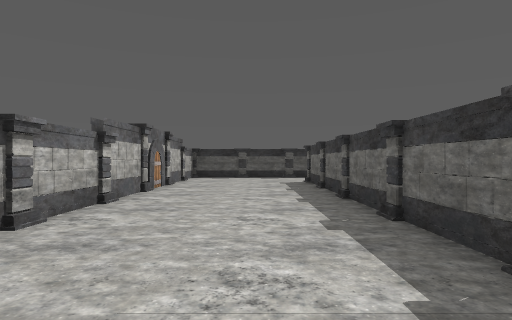
view 1 (above)

13 first-person views from a walk through a Unity game level. The camera is 1.4 m above the floor, looks level and sees 75° across. The floor is counted in squares, 2 m on a side. Each view is taken from the middle of a square. On the plan, view 1 faces up. The plan holds only what a view shows up to about 10 squares ahead; the rest is blank. The place goes on beyond the plan. Some surface patterns are stand-ins.

view 2
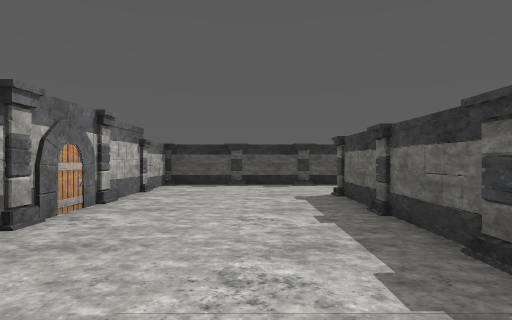

view 3
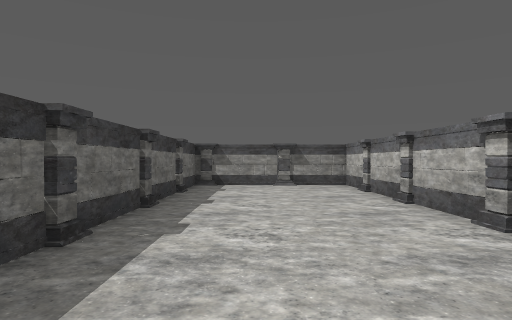

view 4
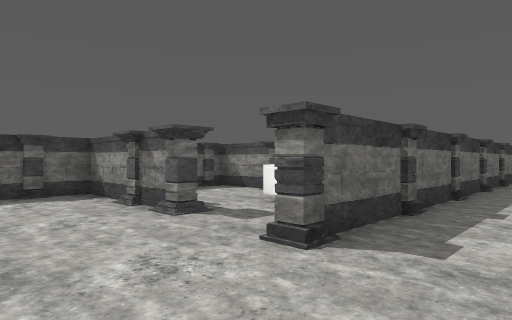

view 5
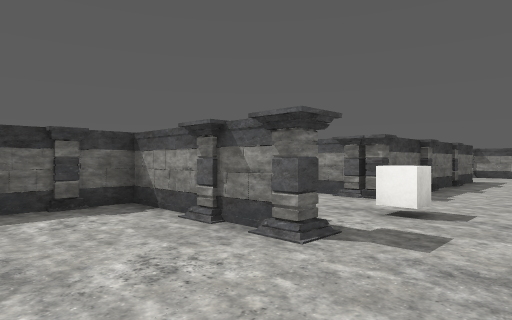

view 6
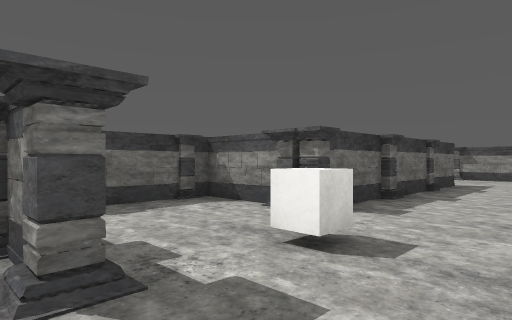

view 7
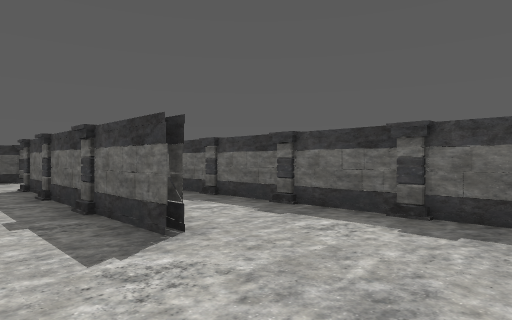

view 8
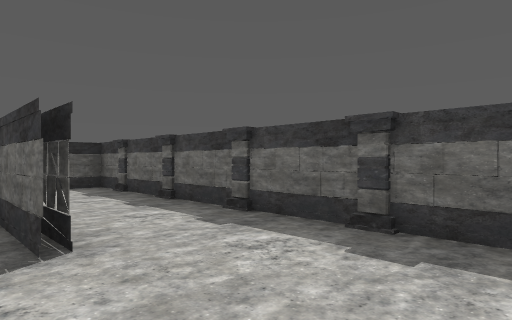

view 9
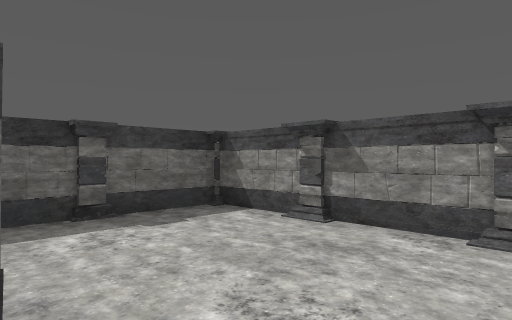

view 10
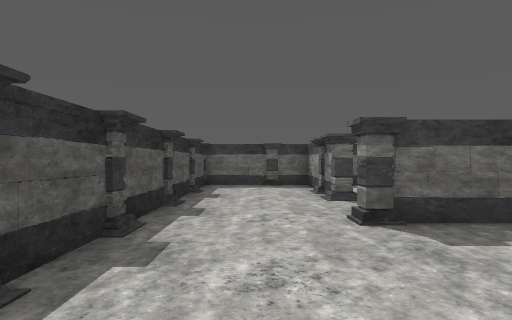

view 11
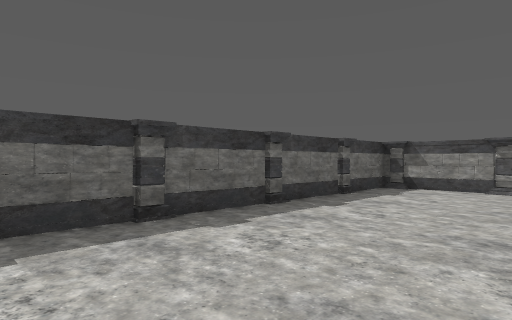

view 12
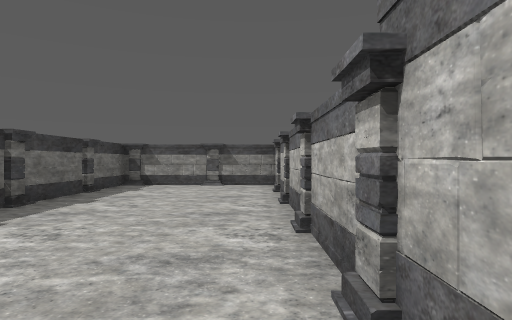

view 13
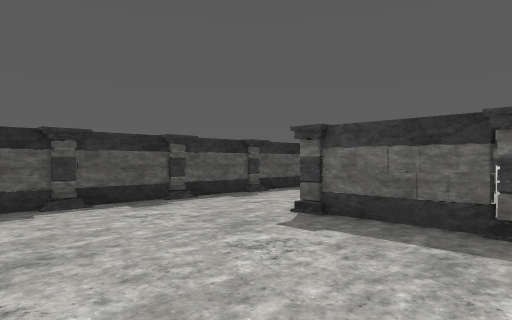

### Floor plan
Ten units are one square. View 1 is at (0, 0); x grows to the right and y downward. Boxes are objects, and circles mark ways between rooms. Rooms are numbered by the first view taken in them; rooms with no view inside come last. Other rooms are left out.
<svg viewBox="-31 -141 111 171">
<path fill="none" stroke="#000" d="M18 -71 16 -75M16 -89 18 -106M16 -46 18 -57M18 -96 16 -101M-26 -58 -25 -48M38 -102 38 -106 73 -106 73 -134 -25 -134 -25 24 17 24 17 -109M16 -23 18 -39M46 -105 51 -106M16 -133 -4 -135M4 -136 0 -134M71 -108 74 -113M18 -90 16 -105M48 -11 45 -15M48 -8 48 -16M46 -7 46 -71 72 -71M51 -67 51 -72M71 2 75 -2M73 2 72 -6M73 -69 57 -69 62 -72M37 23 48 25M44 24 48 23M34 24 73 24 73 -96M72 16 73 5"/>
<rect x="35" y="-95" width="10" height="10" fill="#bbb"><title>cube</title></rect>
<circle cx="30" cy="-100" r="3" fill="#2a7"/>
<text x="10" y="-70">1</text>
<text x="40" y="-30">2</text>
</svg>
Room 1 opens to room 2.

Where each view was taken, in squares from view 1:
view 1: 0 up, 0 right, facing up
view 2: 4 up, 0 right, facing up
view 3: 7 up, 0 right, facing down
view 4: 13 up, 0 right, facing down-right
view 5: 13 up, 2 right, facing down-right
view 6: 11 up, 2 right, facing down-right
view 7: 2 down, 3 right, facing up-right
view 8: 2 down, 4 right, facing up-right
view 9: 1 up, 3 right, facing down-right
view 10: 12 up, 2 left, facing right
view 11: 6 up, 2 left, facing down-right
view 12: 7 up, 2 left, facing down
view 13: 8 up, 2 left, facing up-right
